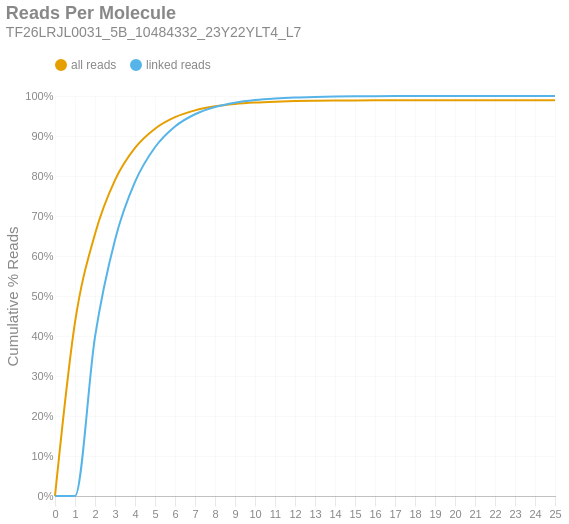

The notebook cell saved with this chart:
### Markdown cell above
### Reads per Molecule
This chart shows the cumulative distribution of the number of reads per linked molecule. That is, how many alignments are associated with a unique molecule. This excludes the number of reads associated with invalid or absent linked-read barcodes. The `linked` histogram is the percentages recalculated when disregarding singletons.

### Code cell
if SKIPLR:
    print_html(f"Skipped")
else:
    counts = np.bincount(valids['reads'].cast(pl.Int64).to_numpy())
    weighted = counts * np.arange(len(counts))
    all_perc = weighted / n_reads
    linked_perc = weighted / n_linked_reads
    linked_perc[1] = 0
    binned_df = pl.DataFrame({
        'readsper': list(range(len(counts))),
        'all reads (cumsum)': np.cumsum(all_perc).tolist(),
        'linked reads (cumsum)': np.cumsum(linked_perc).tolist(),
    })

    with SafeRender(binned_df):
        (
            density_plot(binned_df, 'Reads Per Molecule', samplename, 'readspmol')
            .encode(
                x=alt.X('readsper:O', title=None).axis(labelAngle=0).scale(padding=0),
                y=alt.Y('value:Q', title='Cumulative % Reads').axis(format='%').stack(False),
                color=alt.Color("key:N").scale(domain=["all reads", "linked reads"]),
                tooltip=[
                    alt.Tooltip("key:N", title="Data Type"),
                    alt.Tooltip("readsper:O", title="Reads Per Molecule"),
                    alt.Tooltip("value:Q", format=".2%", title="% Reads (Cum.)")
                ]            
            )
        ).display()

### Figure 1 — Vega-Lite specification as saved in the notebook (floating-point values rounded to 4 significant figures)
{"width": "container", "height": 400, "config": {"title": {"anchor": "start", "dy": -15, "fontSize": 18, "color": "#888888", "subtitleColor": "#888888", "subtitleFontSize": 14}, "arc": {"fill": "#0072B2"}, "axis": {"domainColor": "#888888", "domainWidth": 0.5, "gridWidth": 0.2, "grid": false, "titleFontWeight": 400, "titleFontSize": 15, "labelFontSize": 11, "labelColor": "#888888", "tickColor": "#888888", "tickWidth": 0.2, "titleColor": "#888888"}, "axisBand": {"grid": false}, "axisX": {"grid": true, "tickSize": 10, "domainCap": "round"}, "axisY": {"domain": false, "grid": true, "tickSize": 0, "domainCap": "round"}, "background": "transparent", "header": {"labelFontSize": 15, "labelColor": "#888888", "titleFontSize": 15, "titleFontWeight": 600, "titleColor": "#888888"}, "legend": {"labelFont": "sans-serif", "labelFontSize": 12, "labelColor": "#888888", "symbolSize": 100, "symbolType": "circle", "titleFontSize": 12, "titlePadding": 10, "titleColor": "#888888", "title": null, "orient": "top"}, "range": {"category": ["#E69F00", "#56B4E9", "#009E73", "#F0E442", "#0072B2", "#D55E00", "#CC79A7", "#000000"], "diverging": ["#cfe8f3", "#a2d4ec", "#73bfe2", "#46abdb", "#1696d2", "#12719e"]}, "area": {"fill": "#0072B2", "fillOpacity": 0.7, "line": true, "strokeOpacity": 0.7}, "line": {"color": "#0072B2", "stroke": "#0072B2", "strokeWidth": 2}, "trail": {"color": "#0072B2", "stroke": "#0072B2", "strokeWidth": 0, "size": 1}, "point": {"filled": true, "fillOpacity": 1.0, "size": 95}, "text": {"color": "#888888", "fontSize": 11, "align": "right", "fontWeight": 400, "size": 11}, "bar": {"fill": "#0072B2", "stroke": null}, "view": {"stroke": null, "continuousWidth": 660, "continuousHeight": 400}}, "data": {"name": "data-f507d2f31b6608cc74146dbf88d2b884"}, "mark": {"type": "line", "interpolate": "monotone", "point": {"opacity": 0, "size": 275}}, "encoding": {"color": {"field": "key", "scale": {"domain": ["all reads", "linked reads"]}, "type": "nominal"}, "tooltip": [{"field": "key", "title": "Data Type", "type": "nominal"}, {"field": "readsper", "title": "Reads Per Molecule", "type": "ordinal"}, {"field": "value", "format": ".2%", "title": "% Reads (Cum.)", "type": "quantitative"}], "x": {"axis": {"labelAngle": 0}, "field": "readsper", "scale": {"padding": 0}, "title": null, "type": "ordinal"}, "y": {"axis": {"format": "%"}, "field": "value", "stack": false, "title": "Cumulative % Reads", "type": "quantitative"}}, "params": [{"name": "param_c36ac31b6afebe62", "select": {"type": "point", "fields": ["key"]}, "bind": "legend"}], "title": {"text": "Reads Per Molecule", "subtitle": "TF26LRJL0031_5B_10484332_23Y22YLT4_L7"}, "transform": [{"fold": ["all reads (cumsum)", "linked reads (cumsum)"]}, {"calculate": "replace(datum.key, ' (cumsum)', '')", "as": "key"}, {"filter": {"param": "param_c36ac31b6afebe62"}}], "usermeta": {"embedOptions": {"downloadFileName": "TF26LRJL0031_5B_10484332_23Y22YLT4_L7.readspmol"}}, "$schema": "https://vega.github.io/schema/vega-lite/v6.4.1.json", "datasets": {"data-f507d2f31b6608cc74146dbf88d2b884": [{"readsper": 0, "all reads (cumsum)": 0.0, "linked reads (cumsum)": 0.0}, {"readsper": 1, "all reads (cumsum)": 0.434, "linked reads (cumsum)": 0.0}, {"readsper": 2, "all reads (cumsum)": 0.655, "linked reads (cumsum)": 0.3979}, {"readsper": 3, "all reads (cumsum)": 0.7896, "linked reads (cumsum)": 0.6403}, {"readsper": 4, "all reads (cumsum)": 0.8701, "linked reads (cumsum)": 0.7851}, {"readsper": 5, "all reads (cumsum)": 0.9182, "linked reads (cumsum)": 0.8718}, {"readsper": 6, "all reads (cumsum)": 0.9471, "linked reads (cumsum)": 0.9238}, {"readsper": 7, "all reads (cumsum)": 0.9641, "linked reads (cumsum)": 0.9543}, {"readsper": 8, "all reads (cumsum)": 0.9741, "linked reads (cumsum)": 0.9725}, {"readsper": 9, "all reads (cumsum)": 0.9801, "linked reads (cumsum)": 0.9833}, {"readsper": 10, "all reads (cumsum)": 0.9837, "linked reads (cumsum)": 0.9898}, {"readsper": 11, "all reads (cumsum)": 0.9859, "linked reads (cumsum)": 0.9937}, {"readsper": 12, "all reads (cumsum)": 0.9873, "linked reads (cumsum)": 0.9963}, {"readsper": 13, "all reads (cumsum)": 0.9881, "linked reads (cumsum)": 0.9977}, {"readsper": 14, "all reads (cumsum)": 0.9887, "linked reads (cumsum)": 0.9987}, {"readsper": 15, "all reads (cumsum)": 0.989, "linked reads (cumsum)": 0.9992}, {"readsper": 16, "all reads (cumsum)": 0.9891, "linked reads (cumsum)": 0.9995}, {"readsper": 17, "all reads (cumsum)": 0.9893, "linked reads (cumsum)": 0.9997}, {"readsper": 18, "all reads (cumsum)": 0.9893, "linked reads (cumsum)": 0.9999}, {"readsper": 19, "all reads (cumsum)": 0.9894, "linked reads (cumsum)": 0.9999}, {"readsper": 20, "all reads (cumsum)": 0.9894, "linked reads (cumsum)": 0.9999}, {"readsper": 21, "all reads (cumsum)": 0.9894, "linked reads (cumsum)": 1.0}, {"readsper": 22, "all reads (cumsum)": 0.9894, "linked reads (cumsum)": 1.0}, {"readsper": 23, "all reads (cumsum)": 0.9894, "linked reads (cumsum)": 1.0}, {"readsper": 24, "all reads (cumsum)": 0.9894, "linked reads (cumsum)": 1.0}, {"readsper": 25, "all reads (cumsum)": 0.9894, "linked reads (cumsum)": 1.0}]}}
